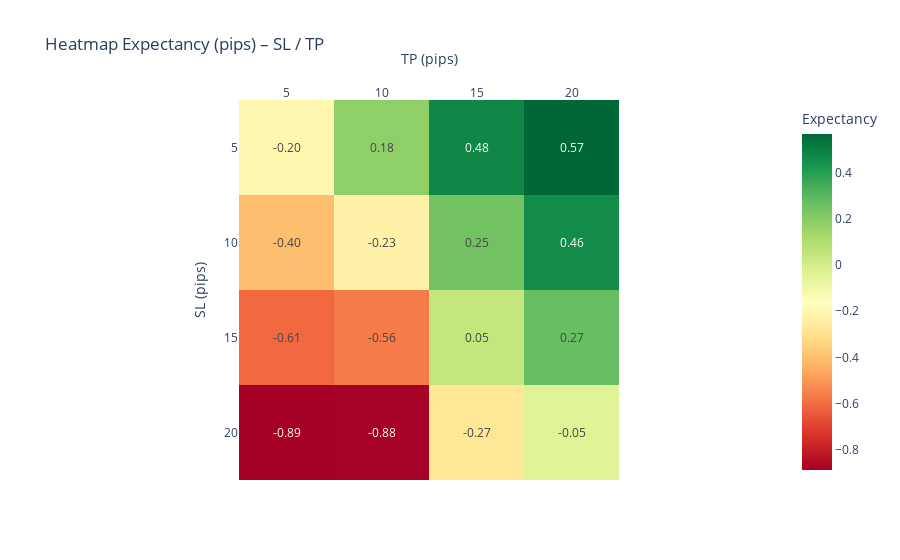

The cell this chart's notebook holds for it:
### Code cell
# Heatmap – Expectancy (⭐ PRIORITAIRE)

expectancy_pivot = pivot_sl_tp(sl_tp_df, "expectancy")

fig = px.imshow(
    expectancy_pivot,
    text_auto=".2f",
    color_continuous_scale="RdYlGn",
    title="Heatmap Expectancy (pips) – SL / TP",
    labels=dict(x="TP (pips)", y="SL (pips)", color="Expectancy")
)

fig.update_layout(
    template="plotly_white",
    xaxis_side="top"
)

fig.show()

### Figure 1 — Plotly figure (JSON) as saved in the notebook; plotly's stock layout.template omitted (floating-point values rounded to 4 significant figures)
{"data": [{"coloraxis": "coloraxis", "hovertemplate": "TP (pips): %{x}<br>SL (pips): %{y}<br>Expectancy: %{z}<extra></extra>", "name": "0", "texttemplate": "%{z:.2f}", "type": "heatmap", "x": [5, 10, 15, 20], "xaxis": "x", "y": [5, 10, 15, 20], "yaxis": "y", "z": [[-0.2016, 0.1831, 0.4761, 0.5667], [-0.4035, -0.2271, 0.2482, 0.4592], [-0.611, -0.5643, 0.04784, 0.2729], [-0.8867, -0.8843, -0.2722, -0.04706]]}], "layout": {"coloraxis": {"colorbar": {"title": {"text": "Expectancy"}}, "colorscale": [[0, "rgb(165,0,38)"], [0.1, "rgb(215,48,39)"], [0.2, "rgb(244,109,67)"], [0.3, "rgb(253,174,97)"], [0.4, "rgb(254,224,139)"], [0.5, "rgb(255,255,191)"], [0.6, "rgb(217,239,139)"], [0.7, "rgb(166,217,106)"], [0.8, "rgb(102,189,99)"], [0.9, "rgb(26,152,80)"], [1, "rgb(0,104,55)"]]}, "title": {"text": "Heatmap Expectancy (pips) – SL / TP"}, "xaxis": {"anchor": "y", "constrain": "domain", "domain": [0, 1], "scaleanchor": "y", "side": "top", "title": {"text": "TP (pips)"}}, "yaxis": {"anchor": "x", "autorange": "reversed", "constrain": "domain", "domain": [0, 1], "title": {"text": "SL (pips)"}}}}
